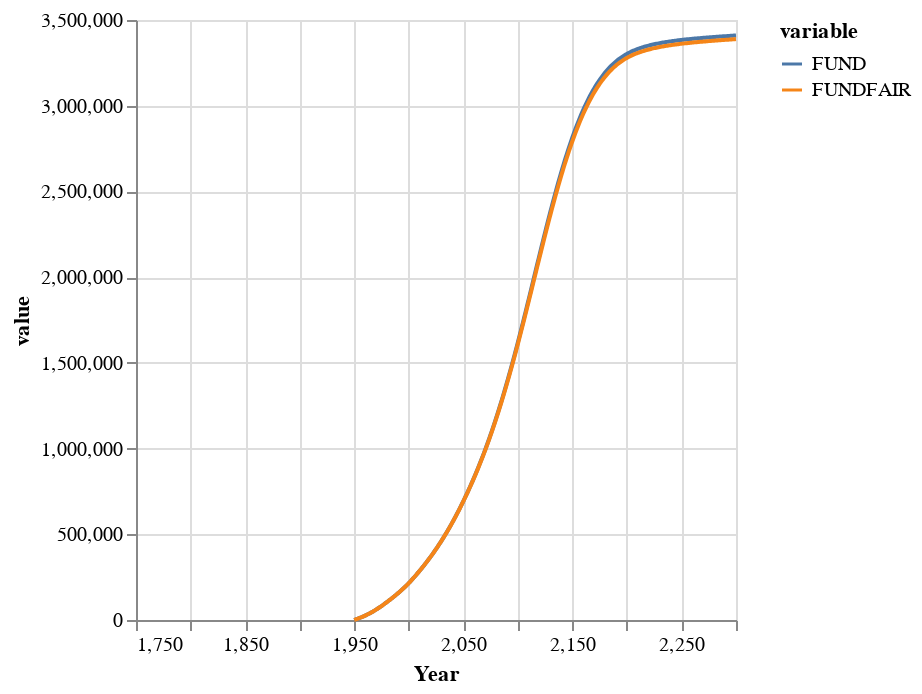

Notebook source saved alongside this figure:
### Code cell
fundfairvals =  m[:emissions, :cumglobco2]
fundvals = vcat(
    fill(missing, length(FAIR_first:FUND_first)-1),
    sum(mfund[:emissions, :cumglobco2][1:length(FUND_first:FAIR_last),:], dims = 2)
)
fundvals = fundvals[:,1]; # make a vector

df = DataFrame(
    :Year => Mimi.time_labels(m),
    :FUND => fundvals, 
    :FUNDFAIR => fundfairvals)

stack(df, [:FUND, :FUNDFAIR]) |> 

@vlplot(
    :line, 
    x = :Year,
    y = :value,
    color = :variable
)

### Figure 1 — Vega-Lite specification as saved in the notebook (floating-point values rounded to 4 significant figures; data arrays with more than 128 entries replaced by an {"elided": "..."} marker saying what was removed)
{"data": {"values": {"elided": "1102 records"}}, "encoding": {"color": {"field": "variable", "type": "nominal"}, "x": {"field": "Year", "type": "quantitative"}, "y": {"field": "value", "type": "quantitative"}}, "mark": "line"}
